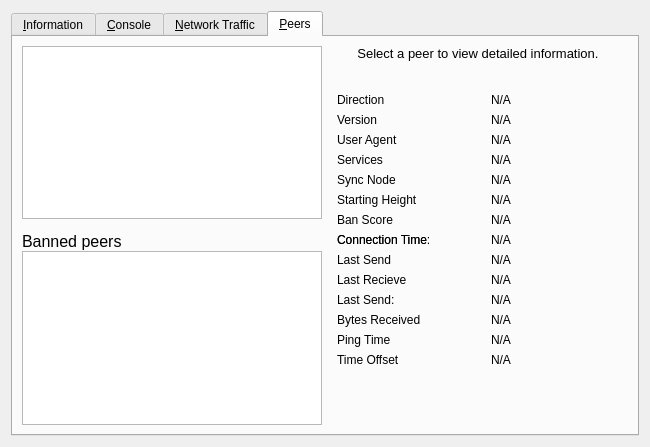
<?xml version="1.0" encoding="UTF-8"?>
<ui version="4.0">
 <class>RPCConsole</class>
 <widget class="QWidget" name="RPCConsole">
  <property name="geometry">
   <rect>
    <x>0</x>
    <y>0</y>
    <width>648</width>
    <height>447</height>
   </rect>
  </property>
  <property name="windowTitle">
   <string>Digitalmoneybits - Debug window</string>
  </property>
  <layout class="QVBoxLayout" name="verticalLayout_2">
   <item>
    <widget class="QTabWidget" name="tabWidget">
     <property name="currentIndex">
      <number>3</number>
     </property>
     <widget class="QWidget" name="tab_info">
      <attribute name="title">
       <string>&amp;Information</string>
      </attribute>
      <layout class="QVBoxLayout" name="verticalLayout_3">
       <item>
        <layout class="QFormLayout" name="formLayout">
         <item row="0" column="0">
          <widget class="QLabel" name="label_9">
           <property name="font">
            <font>
             <weight>75</weight>
             <bold>true</bold>
            </font>
           </property>
           <property name="text">
            <string>Digitalmoneybits Core</string>
           </property>
          </widget>
         </item>
         <item row="1" column="0">
          <widget class="QLabel" name="label_5">
           <property name="text">
            <string>Client name</string>
           </property>
          </widget>
         </item>
         <item row="1" column="1">
          <widget class="QLabel" name="clientName">
           <property name="cursor">
            <cursorShape>IBeamCursor</cursorShape>
           </property>
           <property name="text">
            <string>N/A</string>
           </property>
           <property name="textFormat">
            <enum>Qt::PlainText</enum>
           </property>
           <property name="textInteractionFlags">
            <set>Qt::LinksAccessibleByMouse|Qt::TextSelectableByKeyboard|Qt::TextSelectableByMouse</set>
           </property>
          </widget>
         </item>
         <item row="2" column="0">
          <widget class="QLabel" name="label_6">
           <property name="text">
            <string>Client version</string>
           </property>
          </widget>
         </item>
         <item row="2" column="1">
          <widget class="QLabel" name="clientVersion">
           <property name="cursor">
            <cursorShape>IBeamCursor</cursorShape>
           </property>
           <property name="text">
            <string>N/A</string>
           </property>
           <property name="textFormat">
            <enum>Qt::PlainText</enum>
           </property>
           <property name="textInteractionFlags">
            <set>Qt::LinksAccessibleByMouse|Qt::TextSelectableByKeyboard|Qt::TextSelectableByMouse</set>
           </property>
          </widget>
         </item>
         <item row="3" column="0">
          <widget class="QLabel" name="label_14">
           <property name="text">
            <string>Using OpenSSL version</string>
           </property>
           <property name="indent">
            <number>10</number>
           </property>
          </widget>
         </item>
         <item row="3" column="1">
          <widget class="QLabel" name="openSSLVersion">
           <property name="cursor">
            <cursorShape>IBeamCursor</cursorShape>
           </property>
           <property name="text">
            <string>N/A</string>
           </property>
           <property name="textFormat">
            <enum>Qt::PlainText</enum>
           </property>
           <property name="textInteractionFlags">
            <set>Qt::LinksAccessibleByMouse|Qt::TextSelectableByKeyboard|Qt::TextSelectableByMouse</set>
           </property>
          </widget>
         </item>
         <item row="4" column="0">
          <widget class="QLabel" name="label_12">
           <property name="text">
            <string>Build date</string>
           </property>
          </widget>
         </item>
         <item row="4" column="1">
          <widget class="QLabel" name="buildDate">
           <property name="cursor">
            <cursorShape>IBeamCursor</cursorShape>
           </property>
           <property name="text">
            <string>N/A</string>
           </property>
           <property name="textFormat">
            <enum>Qt::PlainText</enum>
           </property>
           <property name="textInteractionFlags">
            <set>Qt::LinksAccessibleByMouse|Qt::TextSelectableByKeyboard|Qt::TextSelectableByMouse</set>
           </property>
          </widget>
         </item>
         <item row="5" column="0">
          <widget class="QLabel" name="label_13">
           <property name="text">
            <string>Startup time</string>
           </property>
          </widget>
         </item>
         <item row="5" column="1">
          <widget class="QLabel" name="startupTime">
           <property name="cursor">
            <cursorShape>IBeamCursor</cursorShape>
           </property>
           <property name="text">
            <string>N/A</string>
           </property>
           <property name="textFormat">
            <enum>Qt::PlainText</enum>
           </property>
           <property name="textInteractionFlags">
            <set>Qt::LinksAccessibleByMouse|Qt::TextSelectableByKeyboard|Qt::TextSelectableByMouse</set>
           </property>
          </widget>
         </item>
         <item row="6" column="0">
          <widget class="QLabel" name="label_11">
           <property name="font">
            <font>
             <weight>75</weight>
             <bold>true</bold>
            </font>
           </property>
           <property name="text">
            <string>Network</string>
           </property>
          </widget>
         </item>
         <item row="7" column="0">
          <widget class="QLabel" name="label_7">
           <property name="text">
            <string>Number of connections</string>
           </property>
          </widget>
         </item>
         <item row="7" column="1">
          <widget class="QLabel" name="numberOfConnections">
           <property name="cursor">
            <cursorShape>IBeamCursor</cursorShape>
           </property>
           <property name="text">
            <string>N/A</string>
           </property>
           <property name="textFormat">
            <enum>Qt::PlainText</enum>
           </property>
           <property name="textInteractionFlags">
            <set>Qt::LinksAccessibleByMouse|Qt::TextSelectableByKeyboard|Qt::TextSelectableByMouse</set>
           </property>
          </widget>
         </item>
         <item row="8" column="0">
          <widget class="QLabel" name="label_151">
           <property name="text">
            <string>Number of masternodes</string>
           </property>
          </widget>
         </item>
         <item row="8" column="1">
          <widget class="QLabel" name="masternodeCount">
           <property name="cursor">
            <cursorShape>IBeamCursor</cursorShape>
           </property>
           <property name="text">
            <string>N/A</string>
           </property>
           <property name="textFormat">
            <enum>Qt::PlainText</enum>
           </property>
           <property name="textInteractionFlags">
            <set>Qt::LinksAccessibleByMouse|Qt::TextSelectableByKeyboard|Qt::TextSelectableByMouse</set>
           </property>
          </widget>
         </item>
         <item row="9" column="0">
          <widget class="QLabel" name="label_8">
           <property name="text">
            <string>On testnet</string>
           </property>
          </widget>
         </item>
         <item row="9" column="1">
          <widget class="QCheckBox" name="isTestNet">
           <property name="enabled">
            <bool>false</bool>
           </property>
           <property name="text">
            <string/>
           </property>
          </widget>
         </item>
         <item row="10" column="0">
          <widget class="QLabel" name="label_10">
           <property name="font">
            <font>
             <weight>75</weight>
             <bold>true</bold>
            </font>
           </property>
           <property name="text">
            <string>Block chain</string>
           </property>
          </widget>
         </item>
         <item row="11" column="0">
          <widget class="QLabel" name="label_3">
           <property name="text">
            <string>Current number of blocks</string>
           </property>
          </widget>
         </item>
         <item row="11" column="1">
          <widget class="QLabel" name="numberOfBlocks">
           <property name="cursor">
            <cursorShape>IBeamCursor</cursorShape>
           </property>
           <property name="text">
            <string>N/A</string>
           </property>
           <property name="textFormat">
            <enum>Qt::PlainText</enum>
           </property>
           <property name="textInteractionFlags">
            <set>Qt::LinksAccessibleByMouse|Qt::TextSelectableByKeyboard|Qt::TextSelectableByMouse</set>
           </property>
          </widget>
         </item>
         <item row="12" column="0">
          <widget class="QLabel" name="label_2">
           <property name="text">
            <string>Last block time</string>
           </property>
          </widget>
         </item>
         <item row="12" column="1">
          <widget class="QLabel" name="lastBlockTime">
           <property name="cursor">
            <cursorShape>IBeamCursor</cursorShape>
           </property>
           <property name="text">
            <string>N/A</string>
           </property>
           <property name="textFormat">
            <enum>Qt::PlainText</enum>
           </property>
           <property name="textInteractionFlags">
            <set>Qt::LinksAccessibleByMouse|Qt::TextSelectableByKeyboard|Qt::TextSelectableByMouse</set>
           </property>
          </widget>
         </item>
        </layout>
       </item>
       <item>
        <spacer name="verticalSpacer_2">
         <property name="orientation">
          <enum>Qt::Vertical</enum>
         </property>
         <property name="sizeHint" stdset="0">
          <size>
           <width>0</width>
           <height>0</height>
          </size>
         </property>
        </spacer>
       </item>
       <item>
        <layout class="QVBoxLayout" name="verticalLayout_6">
         <item>
          <layout class="QHBoxLayout" name="horizontalLayout_6">
           <item>
            <widget class="QPushButton" name="openDebugLogfileButton">
             <property name="toolTip">
              <string>Open the Digitalmoneybits debug log file from the current data directory. This can take a few seconds for large log files.</string>
             </property>
             <property name="text">
              <string>&amp;Open</string>
             </property>
             <property name="autoDefault">
              <bool>false</bool>
             </property>
            </widget>
           </item>
           <item>
            <widget class="QLabel" name="labelDebugLogfile">
             <property name="sizePolicy">
              <sizepolicy hsizetype="Preferred" vsizetype="Fixed">
               <horstretch>0</horstretch>
               <verstretch>0</verstretch>
              </sizepolicy>
             </property>
             <property name="font">
              <font>
               <weight>75</weight>
               <bold>true</bold>
              </font>
             </property>
             <property name="text">
              <string>Debug log file</string>
             </property>
            </widget>
           </item>
           <item>
            <spacer name="horizontalSpacer">
             <property name="orientation">
              <enum>Qt::Horizontal</enum>
             </property>
             <property name="sizeHint" stdset="0">
              <size>
               <width>40</width>
               <height>20</height>
              </size>
             </property>
            </spacer>
           </item>
          </layout>
         </item>
         <item>
          <layout class="QHBoxLayout" name="horizontalLayout_7">
           <item>
            <widget class="QPushButton" name="showCLOptionsButton">
             <property name="toolTip">
              <string>Show the Digitalmoneybits-Qt help message to get a list with possible Digitalmoneybits command-line options.</string>
             </property>
             <property name="text">
              <string>&amp;Show</string>
             </property>
             <property name="autoDefault">
              <bool>false</bool>
             </property>
            </widget>
           </item>
           <item>
            <widget class="QLabel" name="labelCLOptions">
             <property name="sizePolicy">
              <sizepolicy hsizetype="Preferred" vsizetype="Fixed">
               <horstretch>0</horstretch>
               <verstretch>0</verstretch>
              </sizepolicy>
             </property>
             <property name="font">
              <font>
               <weight>75</weight>
               <bold>true</bold>
              </font>
             </property>
             <property name="text">
              <string>Command-line options</string>
             </property>
            </widget>
           </item>
           <item>
            <spacer name="horizontalSpacer_2">
             <property name="orientation">
              <enum>Qt::Horizontal</enum>
             </property>
             <property name="sizeHint" stdset="0">
              <size>
               <width>40</width>
               <height>20</height>
              </size>
             </property>
            </spacer>
           </item>
          </layout>
         </item>
        </layout>
       </item>
      </layout>
     </widget>
     <widget class="QWidget" name="tab_console">
      <attribute name="title">
       <string>&amp;Console</string>
      </attribute>
      <layout class="QGridLayout" name="gridLayout">
       <item row="0" column="0">
        <widget class="QTextEdit" name="messagesWidget">
         <property name="minimumSize">
          <size>
           <width>0</width>
           <height>100</height>
          </size>
         </property>
         <property name="readOnly">
          <bool>true</bool>
         </property>
         <property name="tabKeyNavigation" stdset="0">
          <bool>false</bool>
         </property>
         <property name="columnCount" stdset="0">
          <number>2</number>
         </property>
        </widget>
       </item>
       <item row="1" column="0">
        <layout class="QHBoxLayout" name="horizontalLayout">
         <property name="spacing">
          <number>3</number>
         </property>
         <item>
          <widget class="QPushButton" name="copyButton">
           <property name="maximumSize">
            <size>
             <width>24</width>
             <height>24</height>
            </size>
           </property>
           <property name="toolTip">
            <string>Copy to clipboard</string>
           </property>
           <property name="text">
            <string/>
           </property>
           <property name="icon">
            <iconset resource="../bitcoin.qrc">
             <normaloff>:/icons/editcopy</normaloff>:/icons/editcopy</iconset>
           </property>
           <property name="shortcut">
            <string notr="true">Ctrl+L</string>
           </property>
           <property name="autoDefault">
            <bool>false</bool>
           </property>
          </widget>
         </item>
         <item>
          <widget class="QLabel" name="label">
           <property name="text">
            <string notr="true">&gt;</string>
           </property>
          </widget>
         </item>
         <item>
          <widget class="QLineEdit" name="lineEdit"/>
         </item>
         <item>
          <widget class="QToolButton" name="pasteButton">
           <property name="sizePolicy">
            <sizepolicy hsizetype="Minimum" vsizetype="Fixed">
             <horstretch>0</horstretch>
             <verstretch>0</verstretch>
            </sizepolicy>
           </property>
           <property name="minimumSize">
            <size>
             <width>24</width>
             <height>24</height>
            </size>
           </property>
           <property name="maximumSize">
            <size>
             <width>24</width>
             <height>24</height>
            </size>
           </property>
           <property name="toolTip">
            <string>Paste from clipboard</string>
           </property>
           <property name="text">
            <string/>
           </property>
           <property name="icon">
            <iconset resource="../bitcoin.qrc">
             <normaloff>:/icons/editpaste</normaloff>:/icons/editpaste</iconset>
           </property>
           <property name="shortcut">
            <string>Alt+P</string>
           </property>
          </widget>
         </item>
        </layout>
       </item>
      </layout>
     </widget>
     <widget class="QWidget" name="tab_nettraffic">
      <attribute name="title">
       <string>&amp;Network Traffic</string>
      </attribute>
      <layout class="QHBoxLayout" name="horizontalLayout_3">
       <item>
        <layout class="QVBoxLayout" name="verticalLayout_4">
         <item>
          <widget class="TrafficGraphWidget" name="trafficGraph" native="true">
           <property name="sizePolicy">
            <sizepolicy hsizetype="Expanding" vsizetype="Expanding">
             <horstretch>0</horstretch>
             <verstretch>0</verstretch>
            </sizepolicy>
           </property>
          </widget>
         </item>
         <item>
          <layout class="QHBoxLayout" name="horizontalLayout_2">
           <item>
            <widget class="QSlider" name="sldGraphRange">
             <property name="minimum">
              <number>1</number>
             </property>
             <property name="maximum">
              <number>288</number>
             </property>
             <property name="pageStep">
              <number>12</number>
             </property>
             <property name="value">
              <number>6</number>
             </property>
             <property name="orientation">
              <enum>Qt::Horizontal</enum>
             </property>
            </widget>
           </item>
           <item>
            <widget class="QLabel" name="lblGraphRange">
             <property name="minimumSize">
              <size>
               <width>100</width>
               <height>0</height>
              </size>
             </property>
             <property name="alignment">
              <set>Qt::AlignCenter</set>
             </property>
            </widget>
           </item>
           <item>
            <widget class="QPushButton" name="btnClearTrafficGraph">
             <property name="text">
              <string>&amp;Clear</string>
             </property>
            </widget>
           </item>
          </layout>
         </item>
        </layout>
       </item>
       <item>
        <layout class="QVBoxLayout" name="verticalLayout">
         <item>
          <widget class="QGroupBox" name="groupBox">
           <property name="title">
            <string>Totals</string>
           </property>
           <layout class="QVBoxLayout" name="verticalLayout_5">
            <item>
             <layout class="QHBoxLayout" name="horizontalLayout_4">
              <item>
               <widget class="Line" name="line">
                <property name="sizePolicy">
                 <sizepolicy hsizetype="Fixed" vsizetype="Fixed">
                  <horstretch>0</horstretch>
                  <verstretch>0</verstretch>
                 </sizepolicy>
                </property>
                <property name="minimumSize">
                 <size>
                  <width>10</width>
                  <height>0</height>
                 </size>
                </property>
                <property name="palette">
                 <palette>
                  <active>
                   <colorrole role="Light">
                    <brush brushstyle="SolidPattern">
                     <color alpha="255">
                      <red>0</red>
                      <green>255</green>
                      <blue>0</blue>
                     </color>
                    </brush>
                   </colorrole>
                  </active>
                  <inactive>
                   <colorrole role="Light">
                    <brush brushstyle="SolidPattern">
                     <color alpha="255">
                      <red>0</red>
                      <green>255</green>
                      <blue>0</blue>
                     </color>
                    </brush>
                   </colorrole>
                  </inactive>
                  <disabled>
                   <colorrole role="Light">
                    <brush brushstyle="SolidPattern">
                     <color alpha="255">
                      <red>0</red>
                      <green>255</green>
                      <blue>0</blue>
                     </color>
                    </brush>
                   </colorrole>
                  </disabled>
                 </palette>
                </property>
                <property name="orientation">
                 <enum>Qt::Horizontal</enum>
                </property>
               </widget>
              </item>
              <item>
               <widget class="QLabel" name="label_16">
                <property name="text">
                 <string>In:</string>
                </property>
               </widget>
              </item>
              <item>
               <widget class="QLabel" name="lblBytesIn">
                <property name="minimumSize">
                 <size>
                  <width>50</width>
                  <height>0</height>
                 </size>
                </property>
                <property name="alignment">
                 <set>Qt::AlignRight|Qt::AlignTrailing|Qt::AlignVCenter</set>
                </property>
               </widget>
              </item>
             </layout>
            </item>
            <item>
             <layout class="QHBoxLayout" name="horizontalLayout_5">
              <item>
               <widget class="Line" name="line_2">
                <property name="sizePolicy">
                 <sizepolicy hsizetype="Fixed" vsizetype="Fixed">
                  <horstretch>0</horstretch>
                  <verstretch>0</verstretch>
                 </sizepolicy>
                </property>
                <property name="minimumSize">
                 <size>
                  <width>10</width>
                  <height>0</height>
                 </size>
                </property>
                <property name="palette">
                 <palette>
                  <active>
                   <colorrole role="Light">
                    <brush brushstyle="SolidPattern">
                     <color alpha="255">
                      <red>255</red>
                      <green>0</green>
                      <blue>0</blue>
                     </color>
                    </brush>
                   </colorrole>
                  </active>
                  <inactive>
                   <colorrole role="Light">
                    <brush brushstyle="SolidPattern">
                     <color alpha="255">
                      <red>255</red>
                      <green>0</green>
                      <blue>0</blue>
                     </color>
                    </brush>
                   </colorrole>
                  </inactive>
                  <disabled>
                   <colorrole role="Light">
                    <brush brushstyle="SolidPattern">
                     <color alpha="255">
                      <red>255</red>
                      <green>0</green>
                      <blue>0</blue>
                     </color>
                    </brush>
                   </colorrole>
                  </disabled>
                 </palette>
                </property>
                <property name="orientation">
                 <enum>Qt::Horizontal</enum>
                </property>
               </widget>
              </item>
              <item>
               <widget class="QLabel" name="label_17">
                <property name="text">
                 <string>Out:</string>
                </property>
               </widget>
              </item>
              <item>
               <widget class="QLabel" name="lblBytesOut">
                <property name="minimumSize">
                 <size>
                  <width>50</width>
                  <height>0</height>
                 </size>
                </property>
                <property name="alignment">
                 <set>Qt::AlignRight|Qt::AlignTrailing|Qt::AlignVCenter</set>
                </property>
               </widget>
              </item>
             </layout>
            </item>
            <item>
             <spacer name="verticalSpacer_4">
              <property name="orientation">
               <enum>Qt::Vertical</enum>
              </property>
              <property name="sizeHint" stdset="0">
               <size>
                <width>20</width>
                <height>407</height>
               </size>
              </property>
             </spacer>
            </item>
           </layout>
          </widget>
         </item>
        </layout>
       </item>
      </layout>
     </widget>
     <widget class="QWidget" name="tab_peers">
      <attribute name="title">
       <string>&amp;Peers</string>
      </attribute>
      <layout class="QGridLayout" name="gridLayout_2">
       <item row="0" column="0" rowspan="2">
        <layout class="QVBoxLayout" name="verticalLayout_101">
         <property name="spacing">
          <number>0</number>
         </property>
         <item>
          <widget class="QTableView" name="peerWidget">
           <property name="horizontalScrollBarPolicy">
            <enum>Qt::ScrollBarAsNeeded</enum>
           </property>
           <property name="sortingEnabled">
            <bool>true</bool>
           </property>
           <attribute name="horizontalHeaderHighlightSections">
            <bool>false</bool>
           </attribute>
          </widget>
         </item>
         <item>
          <widget class="QLabel" name="banHeading">
           <property name="sizePolicy">
            <sizepolicy hsizetype="Preferred" vsizetype="Minimum">
             <horstretch>0</horstretch>
             <verstretch>0</verstretch>
            </sizepolicy>
           </property>
           <property name="minimumSize">
            <size>
             <width>300</width>
             <height>32</height>
            </size>
           </property>
           <property name="maximumSize">
            <size>
             <width>16777215</width>
             <height>32</height>
            </size>
           </property>
           <property name="font">
            <font>
             <pointsize>12</pointsize>
            </font>
           </property>
           <property name="cursor">
            <cursorShape>IBeamCursor</cursorShape>
           </property>
           <property name="text">
            <string>Banned peers</string>
           </property>
           <property name="alignment">
            <set>Qt::AlignBottom|Qt::AlignLeading|Qt::AlignLeft</set>
           </property>
           <property name="wordWrap">
            <bool>true</bool>
           </property>
           <property name="textInteractionFlags">
            <set>Qt::NoTextInteraction</set>
           </property>
          </widget>
         </item>
         <item>
          <widget class="QTableView" name="banlistWidget">
           <property name="sizePolicy">
            <sizepolicy hsizetype="Expanding" vsizetype="Expanding">
             <horstretch>0</horstretch>
             <verstretch>0</verstretch>
            </sizepolicy>
           </property>
           <property name="horizontalScrollBarPolicy">
            <enum>Qt::ScrollBarAsNeeded</enum>
           </property>
           <property name="sortingEnabled">
            <bool>true</bool>
           </property>
           <attribute name="horizontalHeaderHighlightSections">
            <bool>false</bool>
           </attribute>
          </widget>
         </item>
        </layout>
       </item>
       <item row="0" column="1">
        <widget class="QLabel" name="peerHeading">
         <property name="sizePolicy">
          <sizepolicy hsizetype="Preferred" vsizetype="Minimum">
           <horstretch>0</horstretch>
           <verstretch>0</verstretch>
          </sizepolicy>
         </property>
         <property name="minimumSize">
          <size>
           <width>300</width>
           <height>32</height>
          </size>
         </property>
         <property name="font">
          <font>
           <pointsize>10</pointsize>
          </font>
         </property>
         <property name="cursor">
          <cursorShape>IBeamCursor</cursorShape>
         </property>
         <property name="text">
          <string>Select a peer to view detailed information.</string>
         </property>
         <property name="alignment">
          <set>Qt::AlignHCenter|Qt::AlignTop</set>
         </property>
         <property name="wordWrap">
          <bool>true</bool>
         </property>
         <property name="textInteractionFlags">
          <set>Qt::LinksAccessibleByMouse|Qt::TextSelectableByKeyboard|Qt::TextSelectableByMouse</set>
         </property>
        </widget>
       </item>
       <item row="1" column="1">
        <widget class="QWidget" name="detailWidget" native="true">
         <property name="minimumSize">
          <size>
           <width>300</width>
           <height>0</height>
          </size>
         </property>
         <layout class="QGridLayout" name="gridLayout_3">
          <item row="0" column="0">
           <widget class="QLabel" name="label_23">
            <property name="text">
             <string>Direction</string>
            </property>
           </widget>
          </item>
          <item row="0" column="2">
           <widget class="QLabel" name="peerDirection">
            <property name="cursor">
             <cursorShape>IBeamCursor</cursorShape>
            </property>
            <property name="text">
             <string>N/A</string>
            </property>
            <property name="textFormat">
             <enum>Qt::PlainText</enum>
            </property>
            <property name="textInteractionFlags">
             <set>Qt::LinksAccessibleByMouse|Qt::TextSelectableByKeyboard|Qt::TextSelectableByMouse</set>
            </property>
           </widget>
          </item>
          <item row="1" column="0">
           <widget class="QLabel" name="label_21">
            <property name="text">
             <string>Version</string>
            </property>
           </widget>
          </item>
          <item row="2" column="0">
           <widget class="QLabel" name="label_28">
            <property name="cursor">
             <cursorShape>IBeamCursor</cursorShape>
            </property>
            <property name="text">
             <string>User Agent</string>
            </property>
            <property name="textFormat">
             <enum>Qt::PlainText</enum>
            </property>
            <property name="textInteractionFlags">
             <set>Qt::LinksAccessibleByMouse|Qt::TextSelectableByKeyboard|Qt::TextSelectableByMouse</set>
            </property>
           </widget>
          </item>
          <item row="2" column="2">
           <widget class="QLabel" name="peerSubversion">
            <property name="cursor">
             <cursorShape>IBeamCursor</cursorShape>
            </property>
            <property name="text">
             <string>N/A</string>
            </property>
            <property name="textFormat">
             <enum>Qt::PlainText</enum>
            </property>
            <property name="textInteractionFlags">
             <set>Qt::LinksAccessibleByMouse|Qt::TextSelectableByKeyboard|Qt::TextSelectableByMouse</set>
            </property>
           </widget>
          </item>
          <item row="3" column="0">
           <widget class="QLabel" name="label_4">
            <property name="text">
             <string>Services</string>
            </property>
           </widget>
          </item>
          <item row="3" column="2">
           <widget class="QLabel" name="peerServices">
            <property name="cursor">
             <cursorShape>IBeamCursor</cursorShape>
            </property>
            <property name="text">
             <string>N/A</string>
            </property>
            <property name="textFormat">
             <enum>Qt::PlainText</enum>
            </property>
            <property name="textInteractionFlags">
             <set>Qt::LinksAccessibleByMouse|Qt::TextSelectableByKeyboard|Qt::TextSelectableByMouse</set>
            </property>
           </widget>
          </item>
          <item row="8" column="0">
           <widget class="QLabel" name="label_221">
            <property name="text">
             <string>Connection Time:</string>
            </property>
           </widget>
          </item>
          <item row="4" column="0">
           <widget class="QLabel" name="label_25">
            <property name="text">
             <string>Sync Node</string>
            </property>
           </widget>
          </item>
          <item row="4" column="2">
           <widget class="QLabel" name="peerSyncNode">
            <property name="cursor">
             <cursorShape>IBeamCursor</cursorShape>
            </property>
            <property name="text">
             <string>N/A</string>
            </property>
            <property name="textFormat">
             <enum>Qt::PlainText</enum>
            </property>
            <property name="textInteractionFlags">
             <set>Qt::LinksAccessibleByMouse|Qt::TextSelectableByKeyboard|Qt::TextSelectableByMouse</set>
            </property>
           </widget>
          </item>
          <item row="5" column="0">
           <widget class="QLabel" name="label_29">
            <property name="text">
             <string>Starting Height</string>
            </property>
           </widget>
          </item>
          <item row="5" column="2">
           <widget class="QLabel" name="peerHeight">
            <property name="cursor">
             <cursorShape>IBeamCursor</cursorShape>
            </property>
            <property name="text">
             <string>N/A</string>
            </property>
            <property name="textFormat">
             <enum>Qt::PlainText</enum>
            </property>
            <property name="textInteractionFlags">
             <set>Qt::LinksAccessibleByMouse|Qt::TextSelectableByKeyboard|Qt::TextSelectableByMouse</set>
            </property>
           </widget>
          </item>
          <item row="7" column="0">
           <widget class="QLabel" name="label_24">
            <property name="text">
             <string>Ban Score</string>
            </property>
           </widget>
          </item>
          <item row="7" column="2">
           <widget class="QLabel" name="peerBanScore">
            <property name="cursor">
             <cursorShape>IBeamCursor</cursorShape>
            </property>
            <property name="text">
             <string>N/A</string>
            </property>
            <property name="textFormat">
             <enum>Qt::PlainText</enum>
            </property>
            <property name="textInteractionFlags">
             <set>Qt::LinksAccessibleByMouse|Qt::TextSelectableByKeyboard|Qt::TextSelectableByMouse</set>
            </property>
           </widget>
          </item>
          <item row="8" column="0">
           <widget class="QLabel" name="label_22">
            <property name="text">
             <string>Connection Time</string>
            </property>
           </widget>
          </item>
          <item row="8" column="2">
           <widget class="QLabel" name="peerConnTime">
            <property name="cursor">
             <cursorShape>IBeamCursor</cursorShape>
            </property>
            <property name="text">
             <string>N/A</string>
            </property>
            <property name="textFormat">
             <enum>Qt::PlainText</enum>
            </property>
            <property name="textInteractionFlags">
             <set>Qt::LinksAccessibleByMouse|Qt::TextSelectableByKeyboard|Qt::TextSelectableByMouse</set>
            </property>
           </widget>
          </item>
          <item row="9" column="0">
           <widget class="QLabel" name="label_15">
            <property name="text">
             <string>Last Send</string>
            </property>
           </widget>
          </item>
          <item row="9" column="2">
           <widget class="QLabel" name="peerLastSend">
            <property name="cursor">
             <cursorShape>IBeamCursor</cursorShape>
            </property>
            <property name="text">
             <string>N/A</string>
            </property>
            <property name="textFormat">
             <enum>Qt::PlainText</enum>
            </property>
            <property name="textInteractionFlags">
             <set>Qt::LinksAccessibleByMouse|Qt::TextSelectableByKeyboard|Qt::TextSelectableByMouse</set>
            </property>
           </widget>
          </item>
          <item row="10" column="0">
           <widget class="QLabel" name="label_19">
            <property name="text">
             <string>Last Recieve</string>
            </property>
           </widget>
          </item>
          <item row="10" column="2">
           <widget class="QLabel" name="peerLastRecv">
            <property name="cursor">
             <cursorShape>IBeamCursor</cursorShape>
            </property>
            <property name="text">
             <string>N/A</string>
            </property>
            <property name="textFormat">
             <enum>Qt::PlainText</enum>
            </property>
            <property name="textInteractionFlags">
             <set>Qt::LinksAccessibleByMouse|Qt::TextSelectableByKeyboard|Qt::TextSelectableByMouse</set>
            </property>
           </widget>
          </item>
          <item row="11" column="0">
           <widget class="QLabel" name="label_18">
            <property name="text">
             <string>Last Send:</string>
            </property>
           </widget>
          </item>
          <item row="11" column="2">
           <widget class="QLabel" name="peerBytesSent">
            <property name="cursor">
             <cursorShape>IBeamCursor</cursorShape>
            </property>
            <property name="text">
             <string>N/A</string>
            </property>
            <property name="textFormat">
             <enum>Qt::PlainText</enum>
            </property>
            <property name="textInteractionFlags">
             <set>Qt::LinksAccessibleByMouse|Qt::TextSelectableByKeyboard|Qt::TextSelectableByMouse</set>
            </property>
           </widget>
          </item>
          <item row="12" column="0">
           <widget class="QLabel" name="label_20">
            <property name="text">
             <string>Bytes Received</string>
            </property>
           </widget>
          </item>
          <item row="12" column="2">
           <widget class="QLabel" name="peerBytesRecv">
            <property name="cursor">
             <cursorShape>IBeamCursor</cursorShape>
            </property>
            <property name="text">
             <string>N/A</string>
            </property>
            <property name="textFormat">
             <enum>Qt::PlainText</enum>
            </property>
            <property name="textInteractionFlags">
             <set>Qt::LinksAccessibleByMouse|Qt::TextSelectableByKeyboard|Qt::TextSelectableByMouse</set>
            </property>
           </widget>
          </item>
          <item row="13" column="0">
           <widget class="QLabel" name="label_26">
            <property name="text">
             <string>Ping Time</string>
            </property>
           </widget>
          </item>
          <item row="13" column="2">
           <widget class="QLabel" name="peerPingTime">
            <property name="cursor">
             <cursorShape>IBeamCursor</cursorShape>
            </property>
            <property name="text">
             <string>N/A</string>
            </property>
            <property name="textFormat">
             <enum>Qt::PlainText</enum>
            </property>
            <property name="textInteractionFlags">
             <set>Qt::LinksAccessibleByMouse|Qt::TextSelectableByKeyboard|Qt::TextSelectableByMouse</set>
            </property>
           </widget>
          </item>
          <item row="14" column="0">
           <widget class="QLabel" name="label_timeoffset">
            <property name="text">
             <string>Time Offset</string>
            </property>
           </widget>
          </item>
          <item row="14" column="2">
           <widget class="QLabel" name="timeoffset">
            <property name="cursor">
             <cursorShape>IBeamCursor</cursorShape>
            </property>
            <property name="text">
             <string>N/A</string>
            </property>
            <property name="textFormat">
             <enum>Qt::PlainText</enum>
            </property>
            <property name="textInteractionFlags">
             <set>Qt::LinksAccessibleByMouse|Qt::TextSelectableByKeyboard|Qt::TextSelectableByMouse</set>
            </property>
           </widget>
          </item>
          <item row="15" column="1">
           <spacer name="verticalSpacer_3">
            <property name="orientation">
             <enum>Qt::Vertical</enum>
            </property>
            <property name="sizeHint" stdset="0">
             <size>
              <width>20</width>
              <height>40</height>
             </size>
            </property>
           </spacer>
          </item>
          <item row="1" column="2">
           <widget class="QLabel" name="peerVersion">
            <property name="text">
             <string>N/A</string>
            </property>
           </widget>
          </item>
         </layout>
        </widget>
       </item>
      </layout>
     </widget>
    </widget>
   </item>
  </layout>
 </widget>
 <customwidgets>
  <customwidget>
   <class>TrafficGraphWidget</class>
   <extends>QWidget</extends>
   <header>trafficgraphwidget.h</header>
   <container>1</container>
   <slots>
    <slot>clear()</slot>
   </slots>
  </customwidget>
 </customwidgets>
 <resources>
  <include location="../bitcoin.qrc"/>
 </resources>
 <connections/>
</ui>
